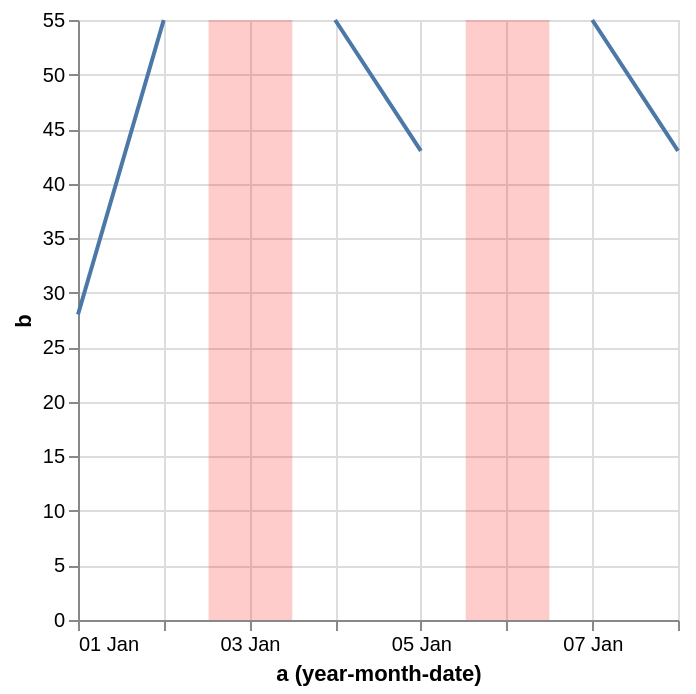

Here is the Vega-Lite specification saved for this chart:
### Vega specification from a JSON file in a GitHub repository (floating-point values rounded to 4 significant figures)
{"$schema": "https://vega.github.io/schema/vega/v5.json", "background": "white", "padding": 5, "width": 300, "height": 300, "style": "cell", "data": [{"name": "source_0", "values": [{"a": "Jan 1, 2000", "b": 28}, {"a": "Jan 2, 2000", "b": 55}, {"a": "Jan 3, 2000", "b": null}, {"a": "Jan 4, 2000", "b": 55}, {"a": "Jan 5, 2000", "b": 43}, {"a": "Jan 6, 2000", "b": null}, {"a": "Jan 7, 2000", "b": 55}, {"a": "Jan 8, 2000", "b": 43}]}, {"name": "data_0", "source": "source_0", "transform": [{"type": "formula", "expr": "toDate(datum[\"a\"])", "as": "a"}]}, {"name": "data_1", "source": "data_0", "transform": [{"field": "a", "type": "timeunit", "units": ["year", "month", "date"], "as": ["yearmonthdate_a", "yearmonthdate_a_end"]}]}, {"name": "data_2", "source": "data_0", "transform": [{"type": "filter", "expr": "datum.b === null"}, {"field": "a", "type": "timeunit", "units": ["year", "month", "date"], "as": ["yearmonthdate_a", "yearmonthdate_a_end"]}, {"type": "formula", "expr": "0.5 * timeOffset('date', datum['yearmonthdate_a'], -1) + 0.5 * datum['yearmonthdate_a']", "as": "yearmonthdate_a_offsetted_rect_start"}, {"type": "formula", "expr": "0.5 * datum['yearmonthdate_a'] + 0.5 * datum['yearmonthdate_a_end']", "as": "yearmonthdate_a_offsetted_rect_end"}, {"type": "filter", "expr": "(isDate(datum[\"yearmonthdate_a\"]) || (isValid(datum[\"yearmonthdate_a\"]) && isFinite(+datum[\"yearmonthdate_a\"])))"}]}], "marks": [{"name": "layer_0_marks", "type": "line", "style": ["line"], "sort": {"field": "x"}, "from": {"data": "data_1"}, "encode": {"update": {"stroke": {"value": "#4c78a8"}, "description": {"signal": "\"a (year-month-date): \" + (timeFormat(datum[\"yearmonthdate_a\"], \"%d %b\")) + \"; b: \" + (format(datum[\"b\"], \"\"))"}, "x": {"scale": "x", "field": "yearmonthdate_a"}, "y": {"scale": "y", "field": "b"}, "defined": {"signal": "isValid(datum[\"yearmonthdate_a\"]) && isFinite(+datum[\"yearmonthdate_a\"]) && isValid(datum[\"b\"]) && isFinite(+datum[\"b\"])"}}}}, {"name": "layer_1_marks", "type": "rect", "style": ["bar"], "from": {"data": "data_2"}, "encode": {"update": {"opacity": {"value": 0.2}, "fill": {"value": "red"}, "ariaRoleDescription": {"value": "bar"}, "description": {"signal": "\"a (year-month-date): \" + (timeFormat(datum[\"yearmonthdate_a\"], timeUnitSpecifier([\"year\",\"month\",\"date\"], {\"year-month\":\"%b %Y \",\"year-month-date\":\"%b %d, %Y \"})))"}, "x2": {"scale": "x", "field": "yearmonthdate_a_offsetted_rect_start", "offset": {"signal": "0.5 + (abs(scale(\"x\", datum[\"yearmonthdate_a_end\"]) - scale(\"x\", datum[\"yearmonthdate_a\"])) < 0.25 ? -0.5 * (0.25 - (abs(scale(\"x\", datum[\"yearmonthdate_a_end\"]) - scale(\"x\", datum[\"yearmonthdate_a\"])))) : 0.5)"}}, "x": {"scale": "x", "field": "yearmonthdate_a_offsetted_rect_end", "offset": {"signal": "0.5 + (abs(scale(\"x\", datum[\"yearmonthdate_a_end\"]) - scale(\"x\", datum[\"yearmonthdate_a\"])) < 0.25 ? 0.5 * (0.25 - (abs(scale(\"x\", datum[\"yearmonthdate_a_end\"]) - scale(\"x\", datum[\"yearmonthdate_a\"])))) : -0.5)"}}, "y": {"value": 0}, "y2": {"field": {"group": "height"}}}}}], "scales": [{"name": "x", "type": "time", "domain": {"fields": [{"data": "data_1", "field": "yearmonthdate_a"}, {"data": "data_2", "field": "yearmonthdate_a_offsetted_rect_start"}, {"data": "data_2", "field": "yearmonthdate_a_offsetted_rect_end"}]}, "range": [0, {"signal": "width"}]}, {"name": "y", "type": "linear", "domain": {"data": "data_1", "field": "b"}, "range": [{"signal": "height"}, 0], "nice": true, "zero": true}], "axes": [{"scale": "x", "orient": "bottom", "gridScale": "y", "grid": true, "tickCount": {"signal": "ceil(width/40)"}, "tickMinStep": {"signal": "datetime(2001, 0, 2, 0, 0, 0, 0) - datetime(2001, 0, 1, 0, 0, 0, 0)"}, "domain": false, "labels": false, "aria": false, "maxExtent": 0, "minExtent": 0, "ticks": false, "zindex": 0}, {"scale": "y", "orient": "left", "gridScale": "x", "grid": true, "tickCount": {"signal": "ceil(height/40)"}, "domain": false, "labels": false, "aria": false, "maxExtent": 0, "minExtent": 0, "ticks": false, "zindex": 0}, {"scale": "x", "orient": "bottom", "grid": false, "title": "a (year-month-date)", "format": "%d %b", "labelFlush": true, "labelOverlap": true, "tickCount": {"signal": "ceil(width/40)"}, "tickMinStep": {"signal": "datetime(2001, 0, 2, 0, 0, 0, 0) - datetime(2001, 0, 1, 0, 0, 0, 0)"}, "zindex": 0}, {"scale": "y", "orient": "left", "grid": false, "title": "b", "labelOverlap": true, "tickCount": {"signal": "ceil(height/40)"}, "zindex": 0}]}
